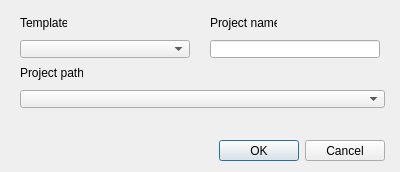
<?xml version="1.0" encoding="UTF-8"?>
<ui version="4.0">
 <author>Yuri Volodine</author>
 <class>new_problem_form</class>
 <widget class="QDialog" name="new_problem_form">
  <property name="geometry">
   <rect>
    <x>0</x>
    <y>0</y>
    <width>400</width>
    <height>172</height>
   </rect>
  </property>
  <property name="minimumSize">
   <size>
    <width>400</width>
    <height>172</height>
   </size>
  </property>
  <property name="maximumSize">
   <size>
    <width>400</width>
    <height>172</height>
   </size>
  </property>
  <property name="windowTitle">
   <string>New Problem</string>
  </property>
  <property name="sizeGripEnabled">
   <bool>false</bool>
  </property>
  <property name="modal">
   <bool>true</bool>
  </property>
  <widget class="QComboBox" name="comboBox">
   <property name="geometry">
    <rect>
     <x>20</x>
     <y>40</y>
     <width>170</width>
     <height>18</height>
    </rect>
   </property>
  </widget>
  <widget class="QLabel" name="label">
   <property name="geometry">
    <rect>
     <x>20</x>
     <y>15</y>
     <width>47</width>
     <height>16</height>
    </rect>
   </property>
   <property name="text">
    <string>Template:</string>
   </property>
  </widget>
  <widget class="QLabel" name="label_2">
   <property name="geometry">
    <rect>
     <x>210</x>
     <y>15</y>
     <width>67</width>
     <height>16</height>
    </rect>
   </property>
   <property name="text">
    <string>Project name:</string>
   </property>
  </widget>
  <widget class="QLineEdit" name="lineEdit">
   <property name="geometry">
    <rect>
     <x>210</x>
     <y>40</y>
     <width>170</width>
     <height>18</height>
    </rect>
   </property>
  </widget>
  <widget class="QLabel" name="label_3">
   <property name="geometry">
    <rect>
     <x>20</x>
     <y>65</y>
     <width>63</width>
     <height>16</height>
    </rect>
   </property>
   <property name="text">
    <string>Project path:</string>
   </property>
  </widget>
  <widget class="QComboBox" name="comboBox_2">
   <property name="geometry">
    <rect>
     <x>20</x>
     <y>90</y>
     <width>365</width>
     <height>18</height>
    </rect>
   </property>
  </widget>
  <widget class="QDialogButtonBox" name="buttonBox">
   <property name="geometry">
    <rect>
     <x>20</x>
     <y>140</y>
     <width>365</width>
     <height>21</height>
    </rect>
   </property>
   <property name="orientation">
    <enum>Qt::Horizontal</enum>
   </property>
   <property name="standardButtons">
    <set>QDialogButtonBox::Cancel|QDialogButtonBox::Ok</set>
   </property>
  </widget>
 </widget>
 <resources/>
 <connections>
  <connection>
   <sender>buttonBox</sender>
   <signal>accepted()</signal>
   <receiver>new_problem_form</receiver>
   <slot>accept()</slot>
   <hints>
    <hint type="sourcelabel">
     <x>248</x>
     <y>254</y>
    </hint>
    <hint type="destinationlabel">
     <x>157</x>
     <y>274</y>
    </hint>
   </hints>
  </connection>
  <connection>
   <sender>buttonBox</sender>
   <signal>rejected()</signal>
   <receiver>new_problem_form</receiver>
   <slot>reject()</slot>
   <hints>
    <hint type="sourcelabel">
     <x>316</x>
     <y>260</y>
    </hint>
    <hint type="destinationlabel">
     <x>286</x>
     <y>274</y>
    </hint>
   </hints>
  </connection>
 </connections>
</ui>
